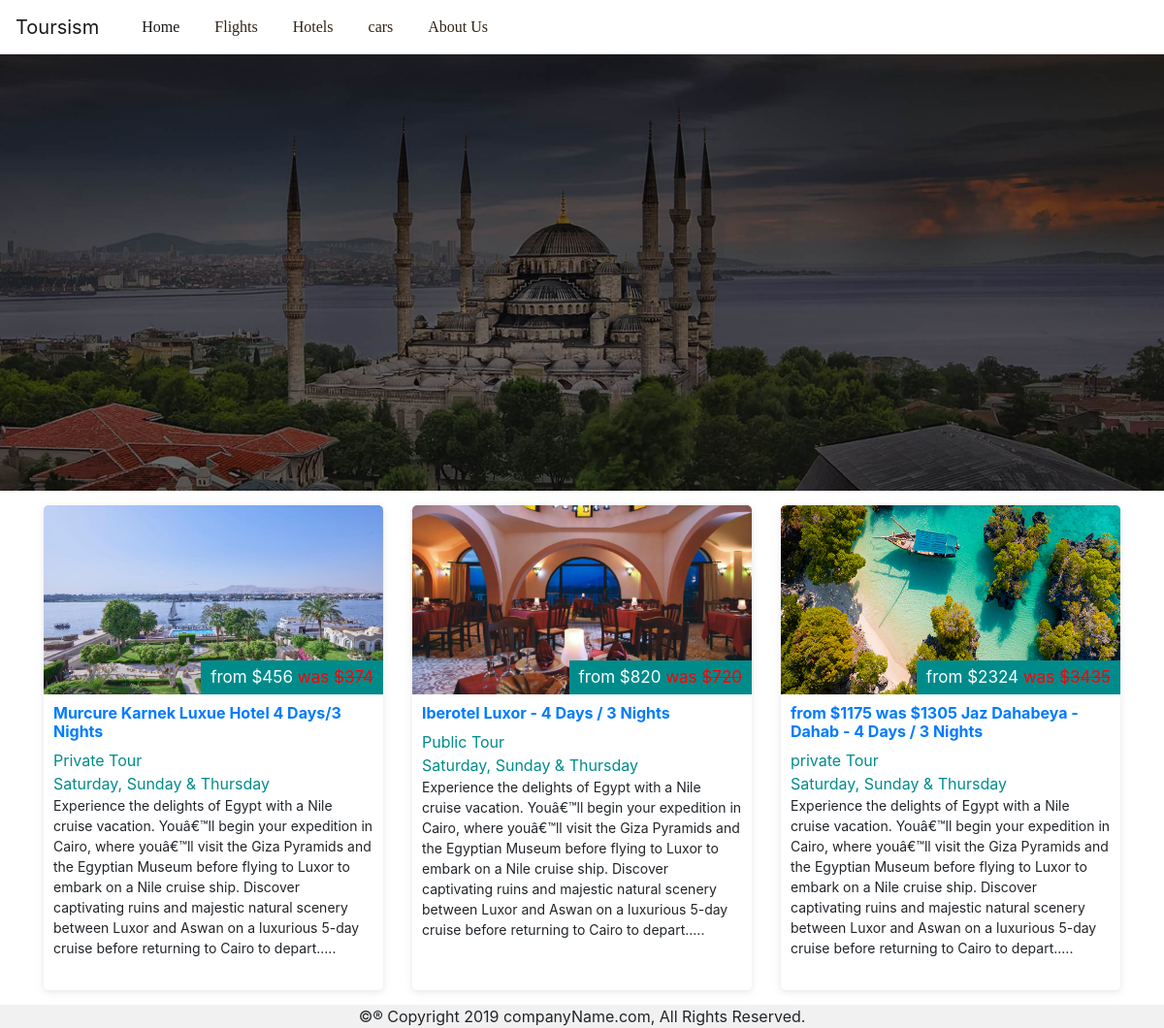
The page / on the database its author committed.
### tables this page shows
CREATE TABLE `posts` (
  `id` int(11) NOT NULL,
  `title` varchar(255) NOT NULL,
  `image` varchar(255) NOT NULL,
  `content` varchar(500) NOT NULL,
  `price` double NOT NULL,
  `sale` double NOT NULL,
  `kind_of_tour` varchar(50) NOT NULL,
  `days` varchar(255) NOT NULL
);

### index.php (the view, shortened to what this page needs)
<?php
include 'connection.php';
$stat = $con->prepare("SELECT * FROM posts ORDER BY id DESC");
$stat->execute();
$Posts = $stat->fetchAll();
?>
<!DOCTYPE html>
<html>
<leng = en>
	<head>
		<link rel="stylesheet" href="https://maxcdn.bootstrapcdn.com/bootstrap/4.0.0/css/bootstrap.min.css"
>
		<link rel="stylesheet" href="css/puplic.css"/>
	</head>
<div class="main-slider">
	<div class="slider" style="background-image: url('images/slider.jpg')">   </div>
</div>
	<div class='container'>
		<div class="row">
<?php foreach($Posts as $post){
?>
<div class="col-md-4 col-xs-12">
    <div class="home_special_offer" id="programs">
        <a href="images/post.jpg">
            <div class="img_container" style="background-image: url('<?php echo $post['image']; ?>')">
                <div class="short_info" id="home_short_info">
                    <span class="price">
                       <span class="from">from</span>
                         <span class="currencySign">$</span><span id="min_price1175" class="convertable" itemprop="lowPrice"><?php echo  $post['price'] ;?></span>
                           <span class="from" style="color:#FF0004">was</span>
                                        <span style="text-decoration:line-through; color:#FF0004" class="currencySign">$</span><span style="text-decoration:line-through; color:#FF0004" id="min_price1305" class="convertable" itemprop="lowPrice"><?php echo $post['sale'] ?></span>
                                                 </span>
                                        </div>
                              </div>
                            </a>
                            <div class="home_special_offer_content">
                                <div class="home_special_offer_title">
                                    <h2>
                                        <a href="/"><strong><?php echo $post['title'] ;?></strong>
                                        </a>
                                    </h2>
                                </div>
                                        <div class="home_special_offer_types">
                                        <div class="home_special_offer_types_box">
                                            <?php echo $post['kind_of_tour'] ;?> Tour      </div>
                                        <div class="home_special_offer_types_box">
                                            <?php echo  $post['days'] ;?>  </div>
                                </div>
                                 <div class="home_special_offer_description">
                                    <p><?php echo  $post['content'] ;?></p>
                                </div>
                            </div>
                        </div>
                    </div>
<?php   } ?>
</div>
</div>
<footer>
	 ©® Copyright 2019 companyName.com, All Rights Reserved.
</footer>
<body>
</html>

### css/puplic.css (style rules this page uses)
.home_special_offer { width: 100%; float: left; height: 360px; border-radius: 5px; overflow: hidden; margin: 15px 0; background-color: #fff; position: relative; box-shadow: 0 2px 7px 0 #cfcfcf80; }
.home_special_offer .short_info { font-size: 17px; position: absolute; bottom: 0; right: 0; padding: 5px 10px; color: #fff; background-color: darkcyan; text-align: center; }
.home_special_offer .img_container { height: 195px; width: 100%; overflow: hidden; position: relative; background-position: center; background-size: cover; background-repeat: no-repeat; }
.home_special_offer_content { padding: 10px; float: left; width: 100%; }
.home_special_offer_title h2 { font-size: 16px; }
.home_special_offer_types { color: darkcyan; }
.home_special_offer#programs { height: 500px; }
.home_special_offer p { font-size: 14px; }
.slider { background-size: cover; min-height: 450px; }
.navbar-nav li { font-weight: normal; font-family: Bitter,Georgia,Times; font-size: 1em; padding-left: 20px; }
.bg-light { background-color: #fff !important; }
.navbar-light .navbar-nav .nav-link { color: rgb(49, 35, 22); }
footer { background:rgb(241, 241, 241); text-align: center; }

### rows shown on the page
posts: image (picture), price "456", sale "374", title "Murcure Karnek Luxue Hotel 4 Days/3 Nights", kind_of_tour "Private", days "Saturday, Sunday & Thursday", content "Experience the delights of Egypt with a Nile cruise vacation. Youâ€™ll begin your expedition in Cairo, where youâ€™ll visit the Giza Pyramids and the Egyptian Museum before flying to Luxor to embark on a Nile cruise ship. Discover captivating ruins and majestic natural scenery between Luxor and Aswan on a luxurious 5-day cruise before returning to Cairo to depart....."
posts: image (picture), price "820", sale "720", title "Iberotel Luxor - 4 Days / 3 Nights", kind_of_tour "Public", days "Saturday, Sunday & Thursday", content "Experience the delights of Egypt with a Nile cruise vacation. Youâ€™ll begin your expedition in Cairo, where youâ€™ll visit the Giza Pyramids and the Egyptian Museum before flying to Luxor to embark on a Nile cruise ship. Discover captivating ruins and majestic natural scenery between Luxor and Aswan on a luxurious 5-day cruise before returning to Cairo to depart....."
posts: image (picture), price "2324", sale "3435", title "from $1175 was $1305 Jaz Dahabeya - Dahab - 4 Days / 3 Nights", kind_of_tour "private", days "Saturday, Sunday & Thursday", content "Experience the delights of Egypt with a Nile cruise vacation. Youâ€™ll begin your expedition in Cairo, where youâ€™ll visit the Giza Pyramids and the Egyptian Museum before flying to Luxor to embark on a Nile cruise ship. Discover captivating ruins and majestic natural scenery between Luxor and Aswan on a luxurious 5-day cruise before returning to Cairo to depart....."
